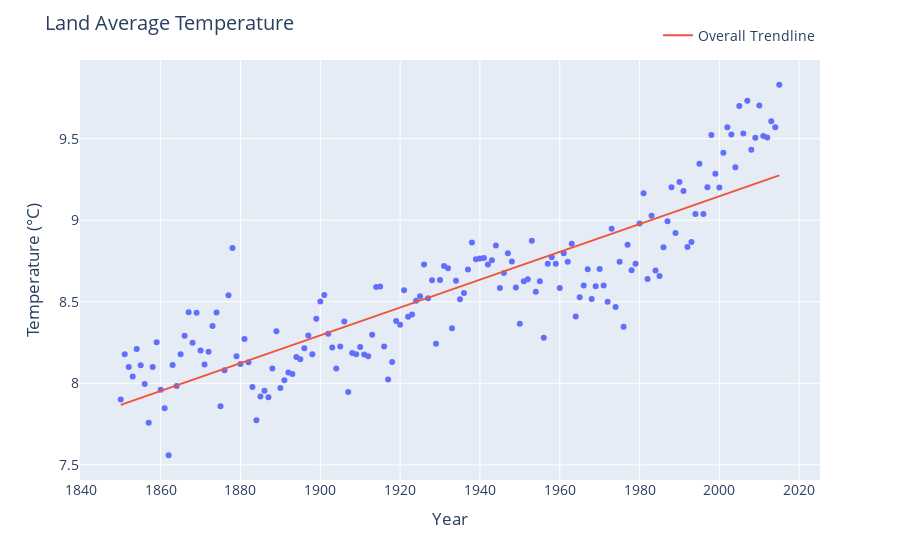

Notebook cell for this chart:
### Markdown cell above
# Modeling and Feature Engineering

### Code cell
# We plot the landaverage temperature over the years and try and fit a straight line using linear regression. 

fig = px.scatter(df_yearly, x='dt', y='LandAverageTemperature', trendline='ols', trendline_scope='overall')
fig.update_layout(
    title="Land Average Temperature",
    xaxis_title="Year",
    yaxis_title="Temperature (°C)",
    font=dict(size=14),
    legend=dict(
        orientation="h",
        yanchor="bottom",
        y=1.02,
        xanchor="right",
        x=1
    )
)
fig.show()

### Figure 1 — Plotly figure (JSON) as saved in the notebook; plotly's stock layout.template omitted (floating-point values rounded to 4 significant figures; data arrays with more than 128 entries replaced by an {"elided": "..."} marker saying what was removed)
{"data": [{"hovertemplate": "dt=%{x}<br>LandAverageTemperature=%{y}<extra></extra>", "legendgroup": "", "marker": {"color": "#636efa", "symbol": "circle"}, "mode": "markers", "name": "", "orientation": "v", "showlegend": false, "type": "scatter", "x": {"elided": "166 int values"}, "xaxis": "x", "y": {"elided": "166 float values"}, "yaxis": "y"}, {"hovertemplate": "<b>OLS trendline</b><br>LandAverageTemperature = 0.00853155 * dt + -7.91564<br>R<sup>2</sup>=0.749405<br><br>dt=%{x}<br>LandAverageTemperature=%{y} <b>(trend)</b><extra></extra>", "legendgroup": "Overall Trendline", "line": {"color": "#EF553B"}, "mode": "lines", "name": "Overall Trendline", "showlegend": true, "type": "scatter", "x": {"elided": "166 int values"}, "xaxis": "x", "y": {"elided": "166 float values"}, "yaxis": "y"}], "layout": {"font": {"size": 14}, "legend": {"orientation": "h", "tracegroupgap": 0, "x": 1, "xanchor": "right", "y": 1.02, "yanchor": "bottom"}, "margin": {"t": 60}, "title": {"text": "Land Average Temperature"}, "xaxis": {"anchor": "y", "domain": [0, 1], "title": {"text": "Year"}}, "yaxis": {"anchor": "x", "domain": [0, 1], "title": {"text": "Temperature (°C)"}}}}
